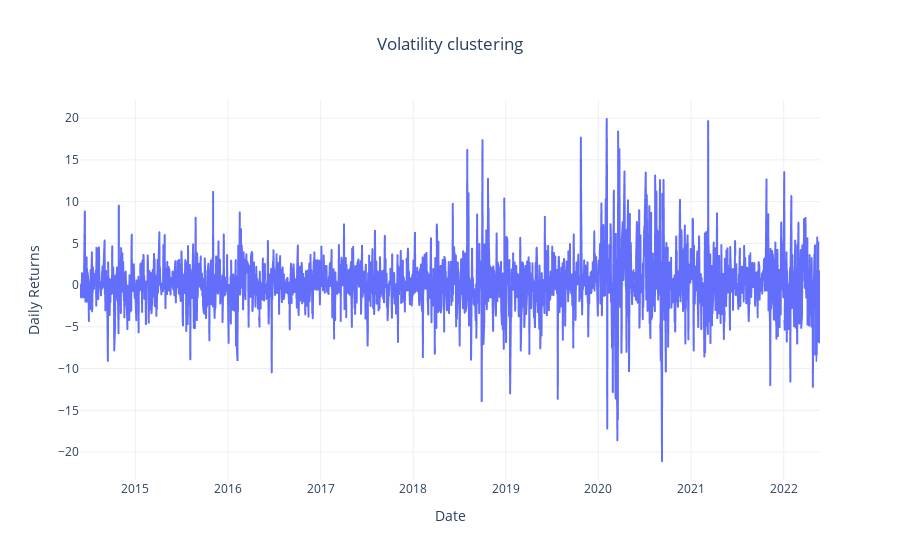

The notebook cell this image was saved under:
### Code cell
retv = ret.values

fig = px.line(x=stock_df.index[1:], y=ret, template='plotly_white', labels={'x':'Date', 'y':'Daily Returns'}, 
              title='Volatility clustering')
fig.update_layout(
    title_x=0.5
)
fig.show()

### Figure 1 — Plotly figure (JSON) as saved in the notebook; plotly's stock layout.template omitted (floating-point values rounded to 4 significant figures; data arrays with more than 128 entries replaced by an {"elided": "..."} marker saying what was removed)
{"data": [{"hovertemplate": "Date=%{x}<br>Daily Returns=%{y}<extra></extra>", "legendgroup": "", "line": {"color": "#636efa", "dash": "solid"}, "marker": {"symbol": "circle"}, "mode": "lines", "name": "", "showlegend": false, "type": "scattergl", "x": {"elided": "2014 str values"}, "xaxis": "x", "y": {"elided": "2014 float values"}, "yaxis": "y"}], "layout": {"legend": {"tracegroupgap": 0}, "title": {"text": "Volatility clustering", "x": 0.5}, "xaxis": {"anchor": "y", "domain": [0, 1], "title": {"text": "Date"}}, "yaxis": {"anchor": "x", "domain": [0, 1], "title": {"text": "Daily Returns"}}}}
